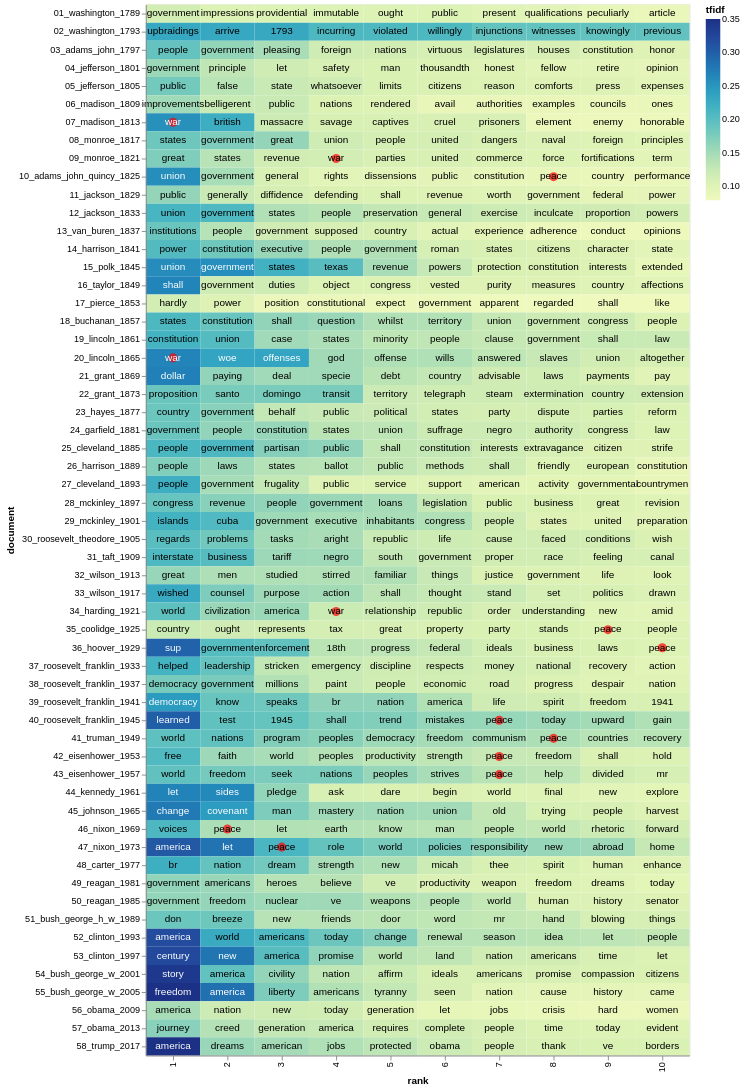

The cell this chart's notebook holds for it:
### Markdown cell above
Let's make a heatmap that shows the highest TF-IDF scoring words for each president, and let's put a red dot next to two terms of interest: "war" and "peace":

The code below was contributed by [Eric Monson](https://github.com/emonson). Thanks, Eric!

### Code cell
import altair as alt
import numpy as np

# Terms in this list will get a red dot in the visualization
term_list = ['war', 'peace']

# adding a little randomness to break ties in term ranking
top_tfidf_plusRand = top_tfidf.copy()
top_tfidf_plusRand['tfidf'] = top_tfidf_plusRand['tfidf'] + np.random.rand(top_tfidf.shape[0])*0.0001

# base for all visualizations, with rank calculation
base = alt.Chart(top_tfidf_plusRand).encode(
    x = 'rank:O',
    y = 'document:N'
).transform_window(
    rank = "rank()",
    sort = [alt.SortField("tfidf", order="descending")],
    groupby = ["document"],
)

# heatmap specification
heatmap = base.mark_rect().encode(
    color = 'tfidf:Q'
)

# red circle over terms in above list
circle = base.mark_circle(size=100).encode(
    color = alt.condition(
        alt.FieldOneOfPredicate(field='term', oneOf=term_list),
        alt.value('red'),
        alt.value('#FFFFFF00')        
    )
)

# text labels, white for darker heatmap colors
text = base.mark_text(baseline='middle').encode(
    text = 'term:N',
    color = alt.condition(alt.datum.tfidf >= 0.23, alt.value('white'), alt.value('black'))
)

# display the three superimposed visualizations
(heatmap + circle + text).properties(width = 600)

### Figure 1 — Vega-Lite specification as saved in the notebook (floating-point values rounded to 4 significant figures; data arrays with more than 128 entries replaced by an {"elided": "..."} marker saying what was removed)
{"config": {"view": {"continuousWidth": 300, "continuousHeight": 300}}, "layer": [{"mark": {"type": "rect"}, "encoding": {"color": {"field": "tfidf", "type": "quantitative"}, "x": {"field": "rank", "type": "ordinal"}, "y": {"field": "document", "type": "nominal"}}, "transform": [{"window": [{"op": "rank", "field": "", "as": "rank"}], "groupby": ["document"], "sort": [{"field": "tfidf", "order": "descending"}]}]}, {"mark": {"type": "circle", "size": 100}, "encoding": {"color": {"condition": {"test": {"field": "term", "oneOf": ["war", "peace"]}, "value": "red"}, "value": "#FFFFFF00"}, "x": {"field": "rank", "type": "ordinal"}, "y": {"field": "document", "type": "nominal"}}, "transform": [{"window": [{"op": "rank", "field": "", "as": "rank"}], "groupby": ["document"], "sort": [{"field": "tfidf", "order": "descending"}]}]}, {"mark": {"type": "text", "baseline": "middle"}, "encoding": {"color": {"condition": {"test": "(datum.tfidf >= 0.23)", "value": "white"}, "value": "black"}, "text": {"field": "term", "type": "nominal"}, "x": {"field": "rank", "type": "ordinal"}, "y": {"field": "document", "type": "nominal"}}, "transform": [{"window": [{"op": "rank", "field": "", "as": "rank"}], "groupby": ["document"], "sort": [{"field": "tfidf", "order": "descending"}]}]}], "data": {"name": "data-1c247bdca7c37ec70c38b8bb9f6a1e41"}, "width": 600, "$schema": "https://vega.github.io/schema/vega-lite/v5.20.1.json", "datasets": {"data-1c247bdca7c37ec70c38b8bb9f6a1e41": {"elided": "580 records"}}}
